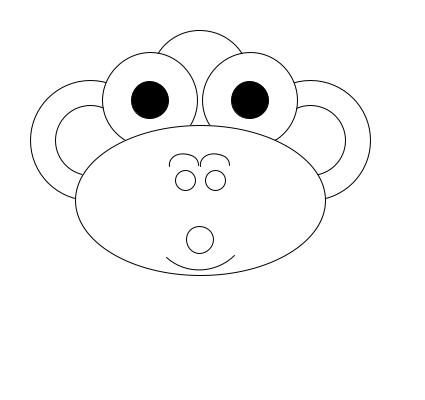
Frame 1 (no input)
Frame 60 (the mouse pressed at the canvas centre just before this capture): identical to frame 1, image omitted
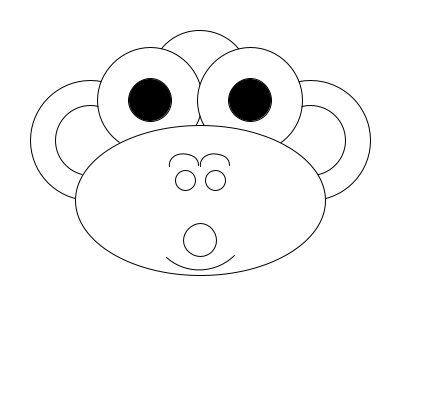
Frame 120 (the mouse held since frame 60 and released just before this capture)

The Processing sketch that drew these frames (run headless with seeded random() and noise(); from frame 60 on, the mouse is pressed at the canvas centre):

// Processing sketch: processing_112240
// ── processing_112240.pde

float v = mouseX; 

void setup(){
  size(425,400);
  smooth();
}


void draw(){
   background(255);
   
   v=100+mouseX/3.0;
  
//head
noFill();
arc(200,80, 100,100, 3.2, 6.3);

//ears
//left
ellipse(90,140, 120,120);
  //inside
  ellipse(90,140, 70,70);
//right
ellipse(310,140, 120,120);
  //inside
  ellipse(310,140, 70,70);
  
//eyes 
//left
fill(255);
float eS = map(v, 0, width, 80, 140);
ellipse(150,100, eS,eS); //80-140
fill(0);
float iS = map(v, 0, width, 30, 60);
ellipse(150,100,iS,iS);//30-60
//right
fill(255);
ellipse(250, 100, eS,eS);
fill(0);
ellipse(250,100,iS,iS);
  
//bottom face
fill(255);
stroke(0,0,0);
strokeWeight(1);
ellipse(200,200, 250,150);

//nostrils
//left
ellipse(185,180, 20,20);
noFill();
arc(184,165, 30,22, 3.0, 6.3);
//right
ellipse(215, 180, 20,20);
noFill();
arc(215,165, 30,22, 3.0, 6.3);


//mouth
float mS = map(v, 0, width, 20, 50);
ellipse(200, 240, mS,mS); //20-50
noFill();
arc(200,220, 100,100,0.8, 2.3);

}
